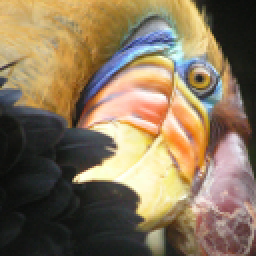
#> input picture machine-learning-ex7/ex7/bird_small.png, 128 x 128 px (shown 2 times larger)
$ jupyter execute --allow-errors ex7.ipynb
#> lines starting #> are read from the running program, lines starting #| are printed output that depends on the picture; long printed decimals are rounded
# 1、K-means Clustering

在这个练习中，您将实现K-means算法并将其用于图像压缩。通过减少图像中出现的颜色的数量，只剩下那些在图像中最常见的颜色。

## 1.1 Implementing K-means
### 1.1.1 Finding closest centroids
在K-means算法的分配簇的阶段，算法将每一个训练样本$x_i$分配给最接近的簇中心。

$$c^{(i)} := j $$
that minimizes
$$||x^{(i)} - μ_j||$$

[cell 1]
import numpy as np
import pandas as pd
import matplotlib.pyplot as plt
from scipy.io import loadmat

[cell 2]
def find_closest_centroids(X, centroids):
    """
    该函数接受数据矩阵X和聚类中心内所有中心的位置，并应输出一个一维数组idx，
    其中包含索引（值在{1，…， K}，其中K为距离每个训练样本最近中心的总数）。
    """
    idx = []
    max_dist = 1000000  # 限制一下最大距离
    for i in range(len(X)):
        minus = X[i] - centroids
        dist = minus[:, 0]**2 + minus[:, 1]**2
        if dist.min() < max_dist:
            ci = np.argmin(dist)  # numpy.argmin表示最小值在数组中所在的位置
            idx.append(ci)
    return np.array(idx)

#> (a cell that did not finish here is left out)

### 1.1.2 Computing centroid means
分配好每个点对应的簇中心，接下来要做的是，重新计算每个簇中心，为这个簇里面所有点位置的平均值。

$$μ_k := \frac{1}{|C_k|}\sum_{i \in C_k}x^{(i)}$$

$C_k$是我们分配好给簇中心点的样本集。

[cell 4]
def compute_centroids(X, idx):
    centroids = []
    for i in range(len(np.unique(idx))): # len(np.unique(idx)) 为聚类中心的总数
        u_k = X[idx==i].mean(axis=0) # 求每列的平均值
        centroids.append(u_k)

    return np.array(centroids)

#> (a cell that did not finish here is left out)

## 1.2 K-means on example dataset

[cell 6]
def plot_data(X, centroids, idx=None):
    """
    可视化数据，并自动分开着色。
    idx: 最后一次迭代生成的idx向量，存储每个样本分配的簇中心点的值
    centroids: 包含每次中心点历史记录
    """
    colors = ['b','g','gold','darkorange','salmon','olivedrab',
              'maroon', 'navy', 'sienna', 'tomato', 'lightgray', 'gainsboro'
             'coral', 'aliceblue', 'dimgray', 'mintcream', 'mintcream']

    assert len(centroids[0]) <= len(colors), 'colors not enough'

    sub_X = []
    if idx is not None:
        for i in range(centroids[0].shape[0]):
            x_i = X[idx == i]
            sub_X.append(x_i)
    else:
        sub_X = [X]

    plt.figure(figsize=(8,5))
    for i in range(len(sub_X)):
        xx = sub_X[i]
        plt.scatter(xx[:,0], xx[:,1], c=colors[i], label='Cluster {}'.format(i))
    plt.legend()
    plt.grid(True)
    plt.xlabel('x1', fontsize=14)
    plt.ylabel('x2', fontsize=14)
    plt.title('Plot of X Points', fontsize=16)

    # 画出中心点的移动轨迹
    xx, yy = [], []
    for centroid in centroids:
        xx.append(centroid[:, 0])
        yy.append(centroid[:, 1])

    plt.plot(xx, yy, 'rx--', markersize=8)

#> (a cell that did not finish here is left out)

[cell 8]
def run_kmeans(X, centroids, max_iters):
    K = len(centroids)  # 中心点总数

    centroids_all = []
    centroids_all.append(centroids)
    centroid_i = centroids
    for i in range(max_iters):
        idx = find_closest_centroids(X, centroid_i)
        centroid_i = compute_centroids(X, idx)
        centroids_all.append(centroid_i)

    return idx, centroids_all

#> (a cell that did not finish here is left out)

## 1.3 Random initialization
在实践中，对簇中心点进行初始化的一个好的策略就是从训练集中选择随机的例子。

[cell 10]
def init_centroids(X, K):
    """
    随机初始化
    """
    m, n = X.shape
    idx = np.random.choice(m, K)
    centroids = X[idx]
    return centroids

进行三次随机初始化，看下各自的效果。会发现有些效果并不理想，这是正常的，落入了局部最优。

#> (a cell that did not finish here is left out)

上面运行了三次随机初始化，可以看到不同的随机化，效果是不一样的。

## 1.4 Image compression with K-means
这部分你将用Kmeans来进行图片压缩。在一个简单的24位颜色表示图像。每个像素被表示为三个8位无符号整数(从0到255)，指定了红、绿和蓝色的强度值。这种编码通常被称为RGB编码。我们的图像包含数千种颜色，在这一部分的练习中，你将把颜色的数量减少到16种颜色。

这可以有效地压缩照片。具体地说，您只需要存储16个选中颜色的RGB值，而对于图中的每个像素，现在只需要将该颜色的索引存储在该位置(只需要4 bits就能表示16种可能性)。

接下来我们要用K-means算法选16种颜色，用于图片压缩。你将把原始图片的每个像素看作一个数据样本，然后利用K-means算法去找分组最好的16种颜色。

### 1.4.1 K-means on pixels

[cell 12]
from skimage import io

A = io.imread('ex7/bird_small.png')
#> A is the input picture: shape (128, 128, 3); mean R, G, B 135.4, 117.4, 91.3
print(A.shape)
#| (128, 128, 3)
plt.imshow(A)
A = A / 255  # 除以255，使所有值都在0 - 1范围内

[cell 13]
# 将图像重塑为(N,3)个矩阵，其中N = 像素数
# 每一行将包含红、绿、蓝像素值
# 这给出了我们的数据集矩阵X，我们将使用K-Means

X = A.reshape(-1, 3)
K = 16
centroids = init_centroids(X, K)
#> in init_centroids, `centroids = X[idx]`: centroids = 16 rows, first 8: [0.682, 0.482, 0.204], [0.984, 0.992, 0.796], [0.839, 0.788, 0.824], [0.525, 0.6, 0.875], [0.286, 0.259, 0.216], [0.098, 0.106, 0.0745], [0.212, 0.224, 0.208], [0.565, 0.408, 0.388]
idx, centroids_all = run_kmeans(X, centroids, 10)
#> in run_kmeans, `K = len(centroids)`: K = 16
#> in run_kmeans, `centroid_i = centroids`: centroid_i has the same summary as centroids in init_centroids
#> after the loop in run_kmeans, `for i in range(max_iters):`: centroids_all = 11 items
#> idx = 16384 values, max 15 at index 2615, min 0 at index 48, mean 6.68; centroids_all = 11 items

[cell 14]
img = np.zeros(X.shape)
centroids = centroids_all[-1]
#> centroids = 16 rows, first 8: [0.742, 0.613, 0.418], [0.977, 0.949, 0.762], [0.833, 0.724, 0.533], [0.56, 0.641, 0.679], [0.374, 0.392, 0.423], [0.12, 0.13, 0.122], [0.292, 0.268, 0.27], [0.521, 0.426, 0.336]
for i in range(len(centroids)):
    img[idx == i] = centroids[i]
#> this loop made 16 passes

img = img.reshape((128, 128, 3))
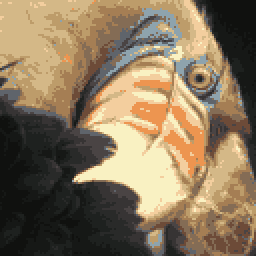
#> img: shape (128, 128, 3) float64 (shown 2 times larger); mean of channels 0, 1, 2 0.531, 0.46, 0.358; drawn as R, G, B

fig, axes = plt.subplots(1, 2, figsize=(12, 6))
axes[0].imshow(A)
axes[1].imshow(img)
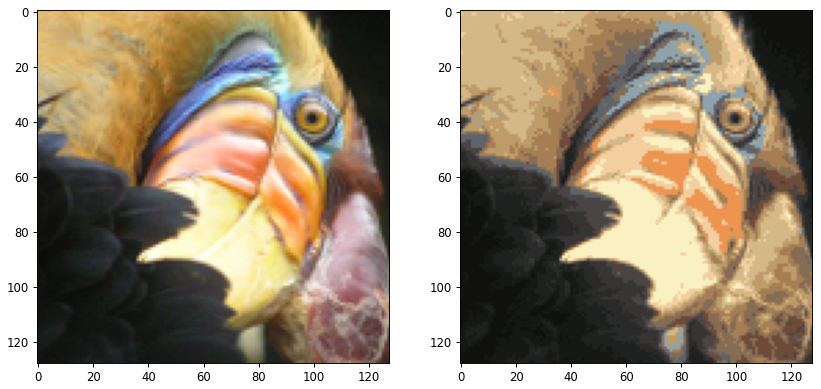
#> figure drawn by matplotlib, 2 panels

# 2、Principal Component Analysis
这部分，你将运用PCA来实现降维。您将首先通过一个2D数据集进行实验，以获得关于PCA如何工作的直观感受，然后在一个更大的图像数据集上使用它。

## 2.1 Example Dataset
为了帮助您理解PCA是如何工作的，您将首先从一个二维数据集开始，该数据集有一个大的变化方向和一个较小的变化方向。

在这部分练习中，您将看到使用PCA将数据从2D减少到1D时会发生什么。

#> (a cell that did not finish here is left out)

## 2.2 Implementing PCA
PCA由两部分组成：

* 计算数据的方差矩阵
* 用SVD计算特征向量$(U_1,U_2,...,U_n)$

在PCA之前，记得标准化数据。

然后计算方差矩阵，如果你的每条样本数据是以行的形式表示，那么计算公式如下：

$$\Sigma = \frac{1}{m}X^TX $$

接着就可以用SVD计算主成分

$$ [U, S, V] = svd(Sigma) $$

U包含了主成分，每一列就是我们数据要映射的向量，S为对角矩阵，为奇异值。

[cell 16]
def feature_normalize(X):
    means = X.mean(axis=0)
#> means = [0.531, 0.46, 0.358]
    stds = X.std(axis=0, ddof=1)
#> stds = [0.329, 0.283, 0.241]
#> `X_norm, means, stds = feature_normalize(X)`: means = [0.531, 0.46, 0.358]; stds = [0.329, 0.283, 0.241]
    X_norm = (X - means) / stds

    return X_norm, means, stds

由于我们的协方差矩阵为X.T@X, X中每行为一条数据，我们是想要对列(特征)做压缩。

这里由于是对协方差矩阵做SVD(), 所以得到的入口基其实为 V‘，出口基为V，可以打印出各自的shape来判断。

故我们这里是对 数据集的列 做压缩。

[cell 17]
def pca(X):
    sigma = (X.T @ X) / len(X)
#> sigma = [[1, 0.957, 0.769], [0.957, 1, 0.881], [0.769, 0.881, 1]]
    U, S, V = np.linalg.svd(sigma)
#> U = [[-0.575, 0.601, 0.555], [-0.599, 0.153, -0.786], [-0.557, -0.785, 0.271]]; S = [2.74, 0.24, 0.0197]; V = [[-0.575, -0.599, -0.557], [0.601, 0.153, -0.785], [0.555, -0.786, 0.271]]

    return U, S, V

[cell 18]
X_norm, means, stds = feature_normalize(X)
U, S, V = pca(X_norm)
#> S = [2.74, 0.24, 0.0197]
print(U[:, 0])
#| [-0.5754 -0.5987 -0.5572]

[cell 19]
plt.figure(figsize=(7, 5))

plt.scatter(X[:,0], X[:,1], facecolor='none', edgecolors='b')

plt.plot([means[0], means[0] + 1.5*S[0]*U[0,0]],
         [means[1], means[1] + 1.5*S[0]*U[0,1]],
        c='r', linewidth=3, label='First Principal Component')
plt.plot([means[0], means[0] + 1.5*S[1]*U[1,0]],
         [means[1], means[1] + 1.5*S[1]*U[1,1]],
        c='g', linewidth=3, label='Second Principal Component')

plt.grid()
# 改变x或y轴的极限，使x和y的增量相等，长度相同
# 不然看着不垂直，不舒服
plt.axis('equal')
plt.legend()
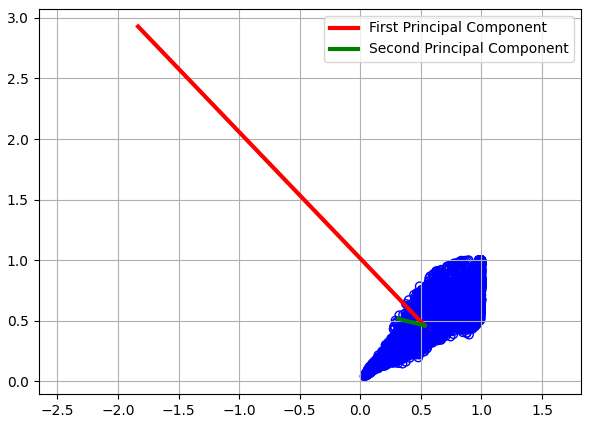
#> figure drawn by matplotlib, 1 panel

## 2.3 Dimensionality Reduction with PCA
### 2.3.1 Projecting the data onto the principal components

[cell 20]
def project_data(X, U, K):
#> called with X = array of shape (16384, 3), U = array of shape (3, 3), K = 1
    Z = X @ U[:,:K]
#> Z = 16384 values, max 2.5 at index 11392, min -3.41 at index 6225, mean -8e-14

    return Z

[cell 21]
Z = project_data(X_norm, U, 1)
Z[0]
#> Out = [-1.2]

### 2.3.2 Reconstructing an approximation of the data
重建数据

[cell 22]
def recover_data(Z, U, K):
    X_rec = Z @ U[:,:K].T

    return X_rec

[cell 23]
X_rec = recover_data(Z, U, 1)
X_rec[0]
#> Out = [0.69, 0.718, 0.668]

### 2.3.3 Visualizing the projections

[cell 24]
plt.figure(figsize=(7,5))
plt.axis('equal')
plot = plt.scatter(X_norm[:,0], X_norm[:,1], s=30, facecolors='none',
                   edgecolors='b',label='Original Data Points')
plot = plt.scatter(X_rec[:,0], X_rec[:,1], s=30, facecolors='none',
                   edgecolors='r',label='PCA Reduced Data Points')

plt.title("Example Dataset: Reduced Dimension Points Shown",fontsize=14)
plt.xlabel('x1 [Feature Normalized]',fontsize=14)
plt.ylabel('x2 [Feature Normalized]',fontsize=14)
plt.grid(True)

for x in range(X_norm.shape[0]):
    plt.plot([X_norm[x,0],X_rec[x,0]],[X_norm[x,1],X_rec[x,1]],'k--')
    # 输入第一项全是X坐标，第二项都是Y坐标
plt.legend()
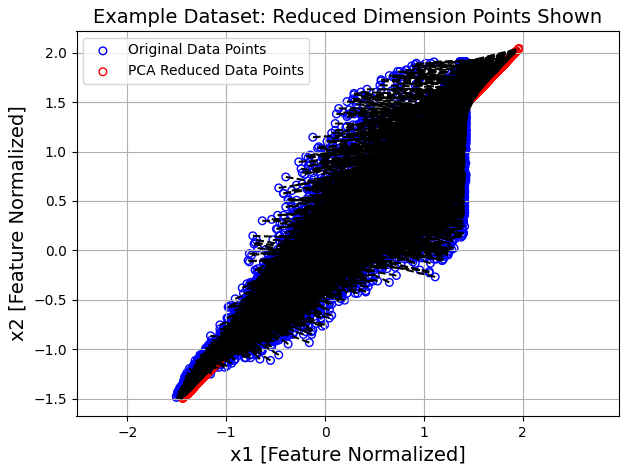
#> figure drawn by matplotlib, 1 panel

## 2.4 Face Image Dataset
在这部分练习中，您将人脸图像上运行PCA，看看如何在实践中使用它来减少维度。

#> (a cell that did not finish here is left out)

[cell 26]
def display_data(X, row, col):
#> called with X = array of shape (16384, 3), row = 10, col = 10
    fig, axs = plt.subplots(row, col, figsize=(8,8))

    for r in range(row):
        for c in range(col):
            axs[r][c].imshow(X[r*col + c].reshape(32,32).T, cmap='Greys_r')
            axs[r][c].set_xticks([])
            axs[r][c].set_yticks([])

#> (a cell that did not finish here is left out)

### 2.4.1 PCA on Faces

[cell 28]
X_norm, means, stds = feature_normalize(X)

U, S, V = pca(X_norm)

[cell 29]
U.shape, S.shape
#> Out = ((3, 3), (3,))

#> (a cell that did not finish here is left out)


### 2.4.2 Dimensionality Reduction

[cell 31]
z = project_data(X_norm, U, K=36)
X_rec = recover_data(z, U, K=36)
#> (the rest of this cell did not finish here and is left out)
